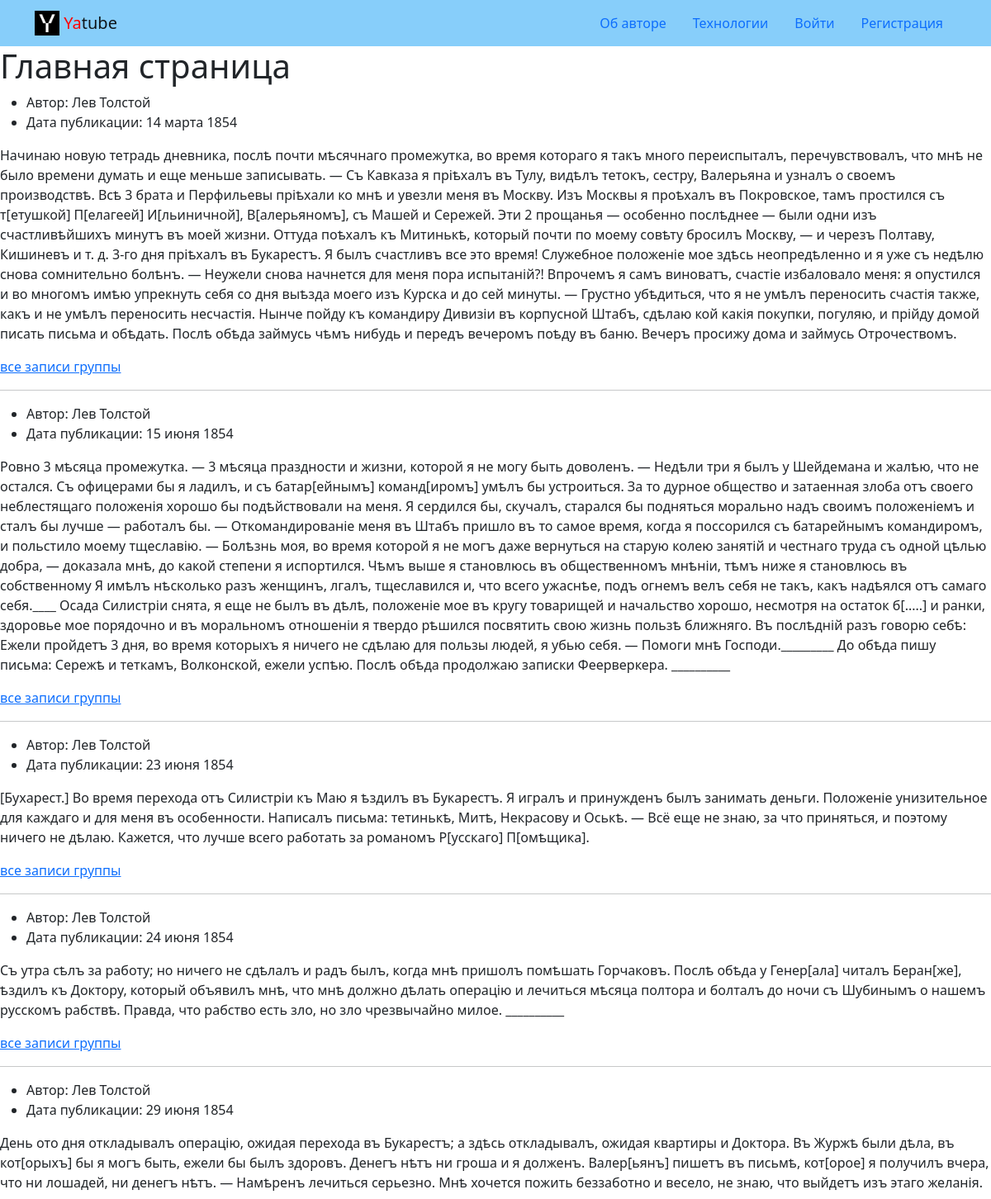
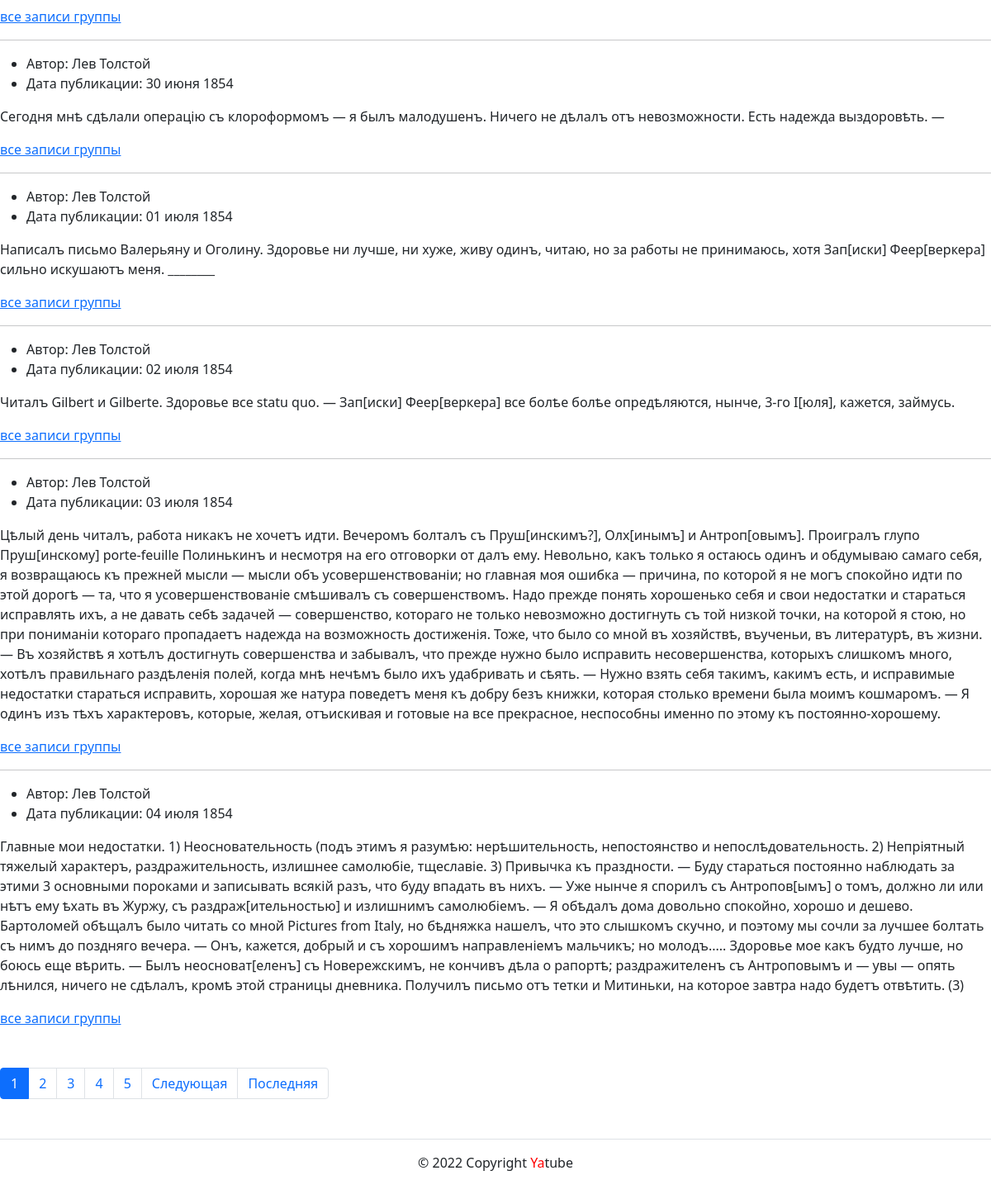
The page / on the database its author committed (2 pictures, top to bottom).
### posts/models.py (models this page shows, shortened)
class Post(models.Model):
    text = models.TextField(verbose_name='Текст')
    pub_date = models.DateTimeField(auto_now_add=True, verbose_name='Дата'
                                    'публикации')
    author = models.ForeignKey(
        User,
        verbose_name='Автор',
        on_delete=models.CASCADE,
        related_name='posts'
    )
    group = models.ForeignKey(
        'Group',
        verbose_name='Группа',
        on_delete=models.SET_NULL,
        null=True,
        blank=True,
        related_name='posts',
    )
    class Meta:
        verbose_name = ('Посты')
        verbose_name_plural = ('Посты')
        ordering = ['pub_date']

### posts/views.py (the view)
# urls.py: path('', views.index, name='index'),
def index(request):
    context = {
        'page_obj': paginatorr(
            Post.objects.select_related('group', 'author'), request)
    }
    return render(request, 'posts/index.html', context)

### core/context_processors/year.py (called while the page is built)
def year(request):
    return {
        'year': date.today().year
    }

### posts/views.py (called while the page is built)
def paginatorr(post_list, request):
    paginator = Paginator(post_list, POSTS_QUANTITY)
    page_number = request.GET.get('page')
    page_obj = paginator.get_page(page_number)
    return page_obj

### templates/posts/index.html (shortened to what this page needs)
{% extends 'base.html' %}
{% block content %}
    <h1>Главная страница</h1>
    {% for post in page_obj %}
        <ul>
         <li>
            Автор: {{ post.author.get_full_name }}
         </li>
         <li>
            Дата публикации: {{ post.pub_date|date:"d E Y" }}
         </li>
        </ul>
        <p>{{ post.text }}</p>
        {% if post.group %}
        <a href="{% url 'posts:group_list' post.group.slug %}">все записи группы</a>
        {% endif %}
        {% if not forloop.last %}<hr>{% endif %}
    {% endfor %}
    {% include 'includes/paginator.html' %}
{% endblock %}

### rows shown on the page
Post: author.get_full_name "Лев Толстой", pub_date "14 марта 1854", text "Начинаю новую тетрадь дневника, послѣ почти мѣсячнаго промежутка, во время котораго я такъ много переиспыталъ, перечувствовалъ, что мнѣ не было времени думать и еще меньше записывать. — Съ Кавказа я пріѣхалъ въ Тулу, видѣлъ тетокъ, сестру, Валерьяна и узналъ о своемъ производствѣ. Всѣ 3 брата и Перфильевы пріѣхали ко мнѣ и увезли меня въ Москву. Изъ Москвы я проѣхалъ въ Покровское, тамъ простился съ т[етушкой] П[елагеей] И[льиничной], В[алерьяномъ], съ Машей и Сережей. Эти 2 прощанья — особенно послѣднее — были одни изъ счастливѣйшихъ минутъ въ моей жизни. Оттуда поѣхалъ къ Митинькѣ, который почти по моему совѣту бросилъ Москву, — и черезъ Полтаву, Кишиневъ и т. д. 3-го дня пріѣхалъ въ…", shows "все записи группы"
Post: author.get_full_name "Лев Толстой", pub_date "15 июня 1854", text "Ровно 3 мѣсяца промежутка. — 3 мѣсяца праздности и жизни, которой я не могу быть доволенъ. — Недѣли три я былъ у Шейдемана и жалѣю, что не остался. Съ офицерами бы я ладилъ, и съ батар[ейнымъ] команд[иромъ] умѣлъ бы устроиться. За то дурное общество и затаенная злоба отъ своего неблестящаго положенія хорошо бы подѣйствовали на меня. Я сердился бы, скучалъ, старался бы подняться морально надъ своимъ положеніемъ и сталъ бы лучше — работалъ бы. — Откомандированіе меня въ Штабъ пришло въ то самое время, когда я поссорился съ батарейнымъ командиромъ, и польстило моему тщеславію. — Болѣзнь моя, во время которой я не могъ даже вернуться на старую колею занятій и честнаго труда съ одной цѣлью…", shows "все записи группы"
Post: author.get_full_name "Лев Толстой", pub_date "23 июня 1854", text "[Бухарест.] Во время перехода отъ Силистріи къ Маю я ѣздилъ въ Букарестъ. Я игралъ и принужденъ былъ занимать деньги. Положеніе унизительное для каждаго и для меня въ особенности. Написалъ письма: тетинькѣ, Митѣ, Некрасову и Оськѣ. — Всё еще не знаю, за что приняться, и поэтому ничего не дѣлаю. Кажется, что лучше всего работать за романомъ Р[усскаго] П[омѣщика].", shows "все записи группы"
Post: author.get_full_name "Лев Толстой", pub_date "24 июня 1854", text "Съ утра сѣлъ за работу; но ничего не сдѣлалъ и радъ былъ, когда мнѣ пришолъ помѣшать Горчаковъ. Послѣ обѣда у Генер[ала] читалъ Беран[же], ѣздилъ къ Доктору, который объявилъ мнѣ, что мнѣ должно дѣлать операцію и лечиться мѣсяца полтора и болталъ до ночи съ Шубинымъ о нашемъ русскомъ рабствѣ. Правда, что рабство есть зло, но зло чрезвычайно милое. __________", shows "все записи группы"
Post: author.get_full_name "Лев Толстой", pub_date "29 июня 1854", text "День ото дня откладывалъ операцію, ожидая перехода въ Букарестъ; a здѣсь откладывалъ, ожидая квартиры и Доктора. Въ Журжѣ были дѣла, въ кот[орыхъ] бы я могъ быть, ежели бы былъ здоровъ. Денегъ нѣтъ ни гроша и я долженъ. Валер[ьянъ] пишетъ въ письмѣ, кот[орое] я получилъ вчера, что ни лошадей, ни денегъ нѣтъ. — Намѣренъ лечиться серьезно. Мнѣ хочется пожить беззаботно и весело, не знаю, что выйдетъ изъ этаго желанія.", shows "все записи группы"
Post: author.get_full_name "Лев Толстой", pub_date "30 июня 1854", text "Сегодня мнѣ сдѣлали операцію съ клороформомъ — я былъ малодушенъ. Ничего не дѣлалъ отъ невозможности. Есть надежда выздоровѣть. —", shows "все записи группы"
Post: author.get_full_name "Лев Толстой", pub_date "01 июля 1854", text "Написалъ письмо Валерьяну и Оголину. Здоровье ни лучше, ни хуже, живу одинъ, читаю, но за работы не принимаюсь, хотя Зап[иски] Феер[веркера] сильно искушаютъ меня. ________", shows "все записи группы"
Post: author.get_full_name "Лев Толстой", pub_date "02 июля 1854", text "Читалъ Gilbert и Gilberte. Здоровье все statu quo. — Зап[иски] Феер[веркера] все болѣе болѣе опредѣляются, нынче, 3-го І[юля], кажется, займусь.", shows "все записи группы"
Post: author.get_full_name "Лев Толстой", pub_date "03 июля 1854", text "Цѣлый день читалъ, работа никакъ не хочетъ идти. Вечеромъ болталъ съ Пруш[инскимъ?], Олх[инымъ] и Антроп[овымъ]. Проигралъ глупо Пруш[инскому] porte-feuille Полинькинъ и несмотря на его отговорки от далъ ему. Невольно, какъ только я остаюсь одинъ и обдумываю самаго себя, я возвращаюсь къ прежней мысли — мысли объ усовершенствованіи; но главная моя ошибка — причина, по которой я не могъ спокойно идти по этой дорогѣ — та, что я усовершенствованіе смѣшивалъ съ совершенствомъ. Надо прежде понять хорошенько себя и свои недостатки и стараться исправлять ихъ, а не давать себѣ задачей — совершенство, котораго не только невозможно достигнуть съ той низкой точки, на которой я стою, но при пониманіи…", shows "все записи группы"
Post: author.get_full_name "Лев Толстой", pub_date "04 июля 1854", text "Главные мои недостатки. 1) Неосновательность (подъ этимъ я разумѣю: нерѣшительность, непостоянство и непослѣдовательность. 2) Непріятный тяжелый характеръ, раздражительность, излишнее самолюбіе, тщеславіе. 3) Привычка къ праздности. — Буду стараться постоянно наблюдать за этими 3 основными пороками и записывать всякій разъ, что буду впадать въ нихъ. — Уже нынче я спорилъ съ Антропов[ымъ] о томъ, должно ли или нѣтъ ему ѣхать въ Журжу, съ раздраж[ительностью] и излишнимъ самолюбіемъ. — Я обѣдалъ дома довольно спокойно, хорошо и дешево. Бартоломей обѣщалъ было читать со мной Pictures from Italy, но бѣдняжка нашелъ, что это слышкомъ скучно, и поэтому мы сочли за лучшее болтать съ нимъ до…", shows "все записи группы"

### other values the page prints
{{ i }} "1"
{{ i }} "2" "3" "4" "5"
